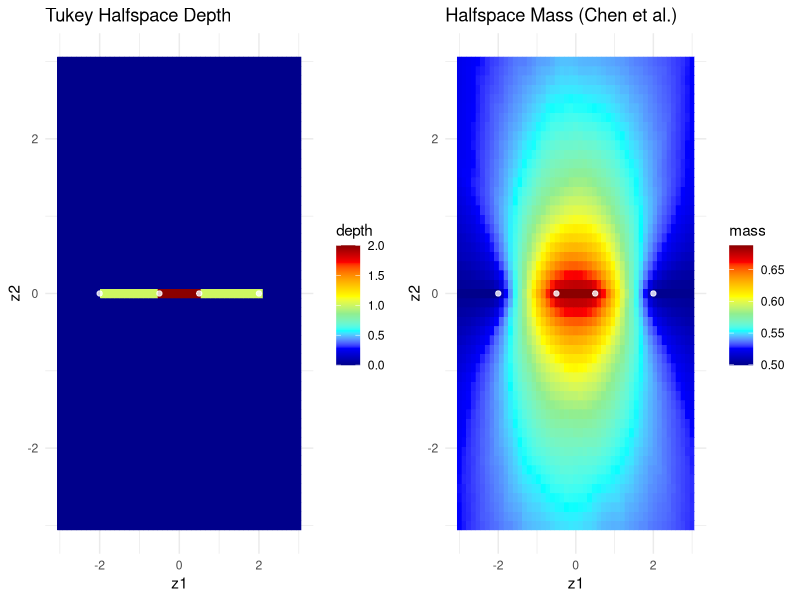

This figure's R source: (Note: this script raises an error after producing the figure.)
## ---- chunk 1
train_values <- function(data, dimension, numb_rows,
                         subsample, scope, dummy = 1L) {
  if (checkmate::test_data_frame(data)) {
    data <- as.matrix(data)
  }

  direction <- rnorm(dimension)
  subsample_size <- subsample * numb_rows

  sample_rows <- sample(seq_len(numb_rows))[seq_len(subsample_size)]
  sub_data <- data[sample_rows, ]

  projection <- sub_data %*% direction

  maximum <- max(projection)
  minimum <- min(projection)
  midrange <- (maximum + minimum) / 2

  random_selection <- runif(
    1,
    min = midrange - scope * (maximum - minimum) / 2,
    max = midrange + scope * (maximum - minimum) / 2
  )


  number_of_lower_values <- sum(projection < random_selection)
  rate_of_lower_values <- number_of_lower_values / subsample_size

  # It is not necessary to save the rate_of_greater_values as suggested in the paper.
  # Because 1 - rate_of_lower_values = rate_of_greater_values.
  # But 'mass' uses the rate and 'depth' the absolute value,
  # this is why the number_of_lower_values is saved instead.
  list(
    "direction" = direction,
    "random_selection" = random_selection,
    "rate_of_lower_values" = rate_of_lower_values,
    "number_of_lower_values" = number_of_lower_values
  )
}


evaluate_values <- function(halfspace, data, metric = c("mass", "depth")) {
  if (checkmate::test_data_frame(data)) {
    data <- as.matrix(data)
  }
  lower_value <- ifelse(
    metric == "mass",
    halfspace$rate_of_lower_value,
    halfspace$number_of_lower_values
  )

  other_value <- ifelse(
    metric == "mass",
    1 - halfspace$rate_of_lower_values,
    NA
  )

  projection <- data %*% halfspace$direction

  evaluate_value <- ifelse(
    projection < halfspace$random_selection,
    lower_value,
    other_value
  )
  evaluate_value
}
## ---- chunk 2
train_depth <- function(data,
                        n_halfspace,
                        subsample = 1L,
                        scope = 1L,
                        seed = NULL) {
  checkmate::assert(checkmate::check_data_frame(data), checkmate::check_matrix(data))
  checkmate::assert_count(n_halfspace)
  checkmate::assert_number(subsample, lower = 0, upper = 1)
  checkmate::assert_number(scope, lower = 0)
  checkmate::assert_number(seed, null.ok = TRUE)


  dimension <- ncol(data)

  if (dimension < 2L) {
    stop("Dimension of data must be at least 2.")
  }


  set.seed(seed)

  lapply(
    seq_len(n_halfspace),
    FUN = train_values,
    data = data,
    dimension = dimension,
    numb_rows = nrow(data),
    subsample = subsample,
    scope = scope
  )
}
## ---- chunk 3
evaluate_depth <- function(data, halfspaces, metric = "mass") {
  checkmate::assert(
    checkmate::check_data_frame(data),
    checkmate::check_matrix(data)
  )
  checkmate::assert_list(halfspaces)
  checkmate::assert_set_equal(
    names(halfspaces[[1]]),
    c(
      "direction", "random_selection",
      "rate_of_lower_values", "number_of_lower_values"
    )
  )

  if (ncol(data) != length(halfspaces[[1]]$direction)) {
    stop("Training and evaluation data are not the same dimension!")
  }

  match.arg(metric, c("mass", "depth"))


  halfspace_mass <- lapply(
    halfspaces,
    FUN = evaluate_values,
    data = data,
    metric = metric
  )
  halfspace_mass <- matrix(unlist(halfspace_mass), ncol = length(halfspace_mass))


  if (metric == "mass") {
    return(rowMeans(halfspace_mass))
  }
  return(apply(halfspace_mass, 1, min, na.rm = TRUE))
}
## ---- chunk 4
library(ggplot2)
theme_set(theme_minimal())

# visualize half-space depth/mass values for 2D-data on a grid of points
# if no grid is provided, a grid over min/max +/- .2 * range of data is created.
#   data: a 2d data.frame with columns z1 and z2
#   points: add points in data to plot?
#   metric: argument for evaluate_depth
plot_depth <- function(halfspaces, data, grid = NULL, points = TRUE,
                       gridlength = 70, metric = "mass") {
  if (is.null(grid)) {
    range_1 <- range(data$z1)
    range_2 <- range(data$z2)
    grid <- expand.grid(
      z1 = seq(range_1[1] - .2 * diff(range_1),
        range_1[2] + .2 * diff(range_1),
        length = gridlength
      ),
      z2 = seq(range_2[1] - .2 * diff(range_2),
        range_2[2] + .2 * diff(range_2),
        length = gridlength
      )
    )
  }
  grid_depth <- evaluate_depth(
    data = as.matrix(grid),
    halfspaces = halfspaces,
    metric = metric
  )
  grid_halfspaces <- cbind(grid, depth = grid_depth)
  # use colors as in Chen et al.:
  spectralcolors <- c(
    "darkblue", "blue", "cyan", "lightgreen",
    "yellow", "orange", "red", "darkred"
  )
  p <- ggplot(grid_halfspaces, aes(x = z1, y = z2)) +
    geom_tile(aes(fill = depth, colour = depth)) +
    scale_fill_gradientn(metric, colors = spectralcolors) +
    scale_colour_gradientn(metric, colors = spectralcolors)

  if (points & !is.null(data)) {
    p <- p +
      geom_point(
        data = data,
        aes(x = z1, y = z2),
        colour = rgb(1, 1, 1, .8)
      )
  }
  p
}
## ---- chunk 5
library(gridExtra)
data_fig3 <- data.frame(z1 = c(-2, -.5, .5, 2), z2 = 0)
grid_fig3 <- expand.grid(
  z1 = seq(-3, 3, l = 51),
  z2 = seq(-3, 3, l = 51)
)

depth_fig3 <- train_depth(data_fig3,
  n_halfspace = 1e4,
  scope = 1, seed = 4163
)
# need scope > 1 for reliable halfspace _depth_ approximation:
depth_fig3_scope15 <- train_depth(data_fig3,
  n_halfspace = 1e3, scope = 1.5,
  seed = 4163
)
gridExtra::grid.arrange(
  plot_depth(depth_fig3_scope15,
    data = data_fig3, grid = grid_fig3,
    metric = "depth"
  ) +
    ggtitle("Tukey Halfspace Depth"),
  plot_depth(depth_fig3, data = data_fig3, grid = grid_fig3) +
    ggtitle("Halfspace Mass (Chen et al.)"),
  nrow = 1
)
# NB: color scale not exactly as in Chen et al, but results seem very close...
## ---- chunk 6
set.seed(187471431)
# 2D standard Normal:
cluster <- data.frame(
  z1 = rnorm(50) / 2,
  z2 = rnorm(50) / 2,
  group = "cluster"
)
# polar coordinates: points with distance 3 to 5 from the origin, at 90° - 270°:
left_anomalies <- data.frame(
  angle = runif(10, pi / 2, 3 * pi / 2),
  length = runif(10, 3, 5)
)
# convert to cartesian coords
left_anomalies <- with(left_anomalies, data.frame(
  z1 = length * cos(angle),
  z2 = length * sin(angle),
  group = "anomaly"
))
# ~ N_2(\mu = (6,0), \Sigma = I_2)
right_anomalies <- data.frame(
  z1 = rnorm(20) / 5 + 6,
  z2 = rnorm(20) / 5,
  group = "anomaly"
)
data_fig5 <- rbind(
  cluster,
  left_anomalies,
  right_anomalies
)

hs_fig5 <- train_depth(data_fig5[, 1:2],
  n_halfspace = 1e4, subsample = .5,
  seed = 4165
)
fig5 <- plot_depth(hs_fig5, data = data_fig5[, 1:2], points = FALSE)
# can't assign two colour scales to one plot, so plot 2 groups separately:
fig5 +
  geom_point(
    data = subset(data_fig5, group == "cluster"),
    aes(x = z1, y = z2), color = rgb(0, 0, 1, .5)
  ) +
  geom_point(
    data = subset(data_fig5, group == "anomaly"),
    aes(x = z1, y = z2), color = rgb(1, 0, 0, .5)
  )
## ---- chunk 7
library(testthat)

test_that("Input and Output Checks", {
  test_data_frame <- data.frame(a = rnorm(5), b = rnorm(5))

  # Wrong dimension
  expect_error(train_depth(data.frame(1), 2))

  # Should work
  test_train <- train_depth(test_data_frame, n_halfspace = 10L)

  # train_depth result is of length n_halfpsace
  expect_equal(length(test_train), 10L)

  # Train and test dimension differ
  expect_error(evaluate_depth(data.frame(a = 1, b = 2, c = 3), test_train))

  # Wrong list
  expect_error(evaluate_depth(test_data_frame, list("a" = 2, "g" = 4)))

  # Example for dimension 3
  set.seed(2020)
  train_data3d <- data.frame(
    x = runif(1000),
    y = runif(1000), z = runif(1000)
  )
  test_data3d <- data.frame(
    x = c(0.5, 0.4, 0.7, -1),
    y = c(0.5, 0.4, 0.7, -1), z = c(0.5, 0.4, 0.7, -1)
  )

  train3d <- train_depth(train_data3d, n_halfspace = 2000, seed = 202020)

  mass3d <- evaluate_depth(test_data3d, train3d)
  tukey3d <- evaluate_depth(test_data3d, train3d, metric = "depth")

  expect_true(identical(mass3d, sort(mass3d, decreasing = TRUE)))
  expect_true(identical(tukey3d, sort(tukey3d, decreasing = TRUE)))
})
